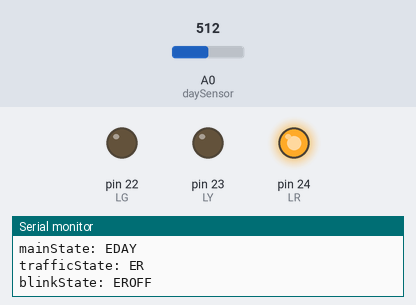
A sketch run on a simulated Arduino Mega 2560, built with avr-gcc and run on an emulated ATmega2560. Parts: output pins drawn as LEDs (lit = HIGH), the last lines printed to the serial monitor. Dashed ring = blinking. Inputs (shaded band) come from the test bench; at power-on: A0 (daySensor) = 512.

Above: at 1.2 s.
1.3 s: A0 (daySensor) set to 312
4.3 s: A0 (daySensor) set to 283
At 5.04 s:
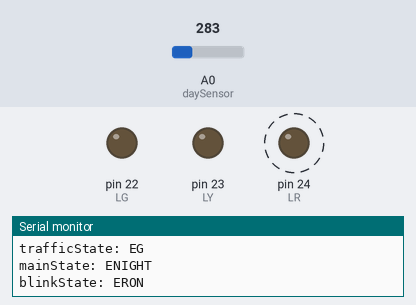
7.3 s: A0 (daySensor) set to 306
At 7.6 s:
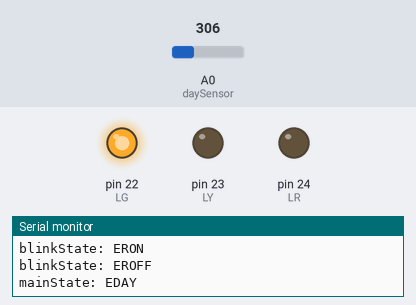
At 10.1 s:
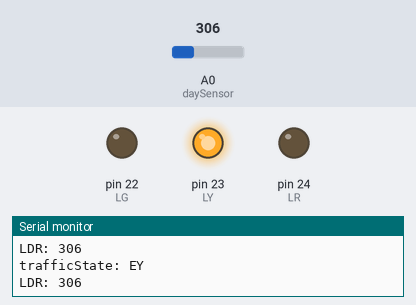
Timing chart, 0 to 16.3 s (numbered marks = the images above; inputs shaded):
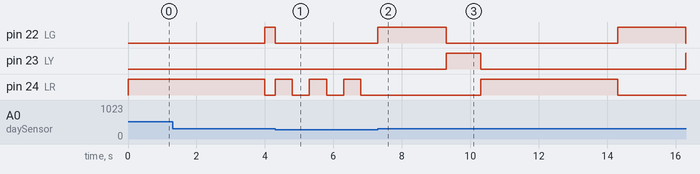

Measured:
- the behaviour switches between 301 and 300 on A0 (daySensor) (found by bisection; images 0 and 1)
- after the input at 4.3 s, pin 22 (LG): HIGH → LOW after 0.00 s instead of 1.7 s; pin 23 (LY): stays LOW (without the input it goes to HIGH after 1.7 s)
- after the input at 7.3 s, pin 22 (LG): alternates HIGH for 2.0 s and LOW for 5.0 s, starting at once; pin 23 (LY): LOW → HIGH after 2.0 s, → LOW 1.0 s later, → HIGH 6.0 s later

The sketch:

adaptiveTrafficLight.ino
```cpp
//Name: adaptiveTrafficLight
//Author: David Velasquez (dvelas25@eafit.edu.co)
//        Raul Mazo (rimazop@eafit.edu.co)
//Date: 3/11/2017
//Description: This program controls a traffic light that adapts to Day/Night context.
//             If the sensor detects that the system is in the Day State, it works as
//             a normal traffic light. In other case (Night State) it starts blinking
//             the red light. It is programmed as a Finite State Machine (FSM) algorithm.

//Library definitions

//I/O Pin labeling
//->Inputs
#define daySensor 0 //Light Dependant Resistor (LDR) daySensor on pin A0 (Analog)
//->Outputs
#define LR 24 //Red Light on pin 22
#define LY 23 //Yellow Light on pin 23
#define LG 22 //Green Light on pin 24

//FSM names labeling
//->Main FSM
#define EDAY 0  //State Day
#define ENIGHT 1  //State Night
//->Normal Traffic Light FSM
#define ER 0  //Red state
#define EG 1  //Green state
#define EY 2  //Yellow state
//->Blinking red light FSM
#define EROFF 0 //Red off state
#define ERON 1  //Red on state

//Constant definitions
const unsigned long LDRVAL = 300; //Constant ADC Value of LDR for changing from Day to Night (400 ADC)
const unsigned long TRG = 4000; //Constant time from red to green (4000 msecs)
const unsigned long TGY = 2000; //Constant time from green to yellow (2000 msecs)
const unsigned long TYR = 1000; //Constant time from yellow to red (1000 msecs)
const unsigned long TILT = 500;  //Constant time to tilt red light in night (500 msecs)

//Variables definition
//->FSM Vars
unsigned int mainState = EDAY;  //Variable to store current State for FSM Day/Night (Main FSM) initialized on EDAY
unsigned int trafficState = ER; //Variable to store current State for FSM Normal Traffic Light (Main FSM) initialized on ER
unsigned int blinkState = EROFF; //Variable to store current State for FSM blinking red light  initialized on EROFF
//->FSM Timing Vars
unsigned long tact = 0; //Variable to store actual time for all the timers
unsigned long tiniTraffic = 0;  //Variable to store initial time for Normal Traffic Light FSM
unsigned long trelTraffic = 0;  //Variable to store relative time for Normal Traffic Light FSM
unsigned long tiniBlink = 0;  //Variable to store relative time for Blinking red light FSM
unsigned long trelBlink = 0;  //Variable to store relative time for Blinking red light FSM
unsigned long tprev = 0;
//->Analog input vars
unsigned int sensorVal = 0; //Variable to store sensor LDR value in ADC (10 bits - Number between 0- 1023)

//Subroutines & Functions
//FSM normal traffic light
void fsmTraffic() {
  switch (trafficState) {
    case ER:
      //Physical Output state
      digitalWrite(LR, HIGH); //Turn red light on
      digitalWrite(LY, LOW);  //Turn yellow light off
      digitalWrite(LG, LOW);  //Turn green light off

      //Internal Variable state calculation
      trelTraffic = tact - tiniTraffic; //Calculate relative time for Traffic timer

      //Transition conditionals
      if (trelTraffic >= TRG) {
        trafficState = EG;  //Change to Green State
        Serial.println("trafficState: EG"); //Debug print current state
        tiniTraffic = millis(); //Assign new starting time for next state
      }
      break;
    case EG:
      //Physical Output state
      digitalWrite(LR, LOW); //Turn red light off
      digitalWrite(LY, LOW);  //Turn yellow light off
      digitalWrite(LG, HIGH);  //Turn green light on

      //Internal Variable state calculation
      trelTraffic = tact - tiniTraffic; //Calculate relative time for Traffic timer

      //Transition conditionals
      if (trelTraffic >= TGY) {
        trafficState = EY;  //Change to Yellow State
        Serial.println("trafficState: EY"); //Debug print current state
        tiniTraffic = millis(); //Assign new starting time for next state
      }
      break;
    case EY:
      //Physical Output state
      digitalWrite(LR, LOW); //Turn red light off
      digitalWrite(LY, HIGH);  //Turn yellow light on
      digitalWrite(LG, LOW);  //Turn green light off

      //Internal Variable state calculation
      trelTraffic = tact - tiniTraffic; //Calculate relative time for Traffic timer

      //Transition conditionals
      if (trelTraffic >= TYR) {
        trafficState = ER;  //Change to Red State
        Serial.println("trafficState: ER"); //Debug print current state
        tiniTraffic = millis(); //Assign new starting time for next state
      }
      break;
  }
}

//FSM normal traffic light
void fsmBlink() {
  switch (blinkState) {
    case EROFF:
      //Physical Output state
      digitalWrite(LR, HIGH); //Turn red light on
      digitalWrite(LY, LOW);  //Turn yellow light off
      digitalWrite(LG, LOW);  //Turn green light off

      //Internal Variable state calculation
      trelBlink = tact - tiniBlink; //Calculate relative time for Blinking timer

      //Transition conditionals
      if (trelBlink >= TILT) {
        blinkState = ERON;  //Change to Red on State
        Serial.println("blinkState: ERON"); //Debug print current state
        tiniBlink = millis(); //Assign new starting time for next state
      }
      break;
    case ERON:
      //Physical Output state
      digitalWrite(LR, LOW); //Turn red light off
      digitalWrite(LY, LOW);  //Turn yellow light off
      digitalWrite(LG, LOW);  //Turn green light off

      //Internal Variable state calculation
      trelBlink = tact - tiniBlink; //Calculate relative time for Blinking timer

      //Transition conditionals
      if (trelBlink >= TILT) {
        blinkState = EROFF;  //Change to Red off State
        Serial.println("blinkState: EROFF"); //Debug print current state
        tiniBlink = millis(); //Assign new starting time for next state
      }
      break;
  }
}

//Configuration
void setup() {
  //I/O configuration
  pinMode(LR, OUTPUT);  //Red light as Digital Output
  pinMode(LY, OUTPUT);  //Yellow light as Digital Output
  pinMode(LG, OUTPUT);  //Green light as Digital Output

  //Physical Output initial cleaning
  digitalWrite(LR, LOW); //Turn red light off
  digitalWrite(LY, LOW);  //Turn yellow light off
  digitalWrite(LG, LOW);  //Turn green light off

  //Communications
  Serial.begin(9600); //Start serial comms to debug with Serial Monitor PC (9600 bauds)
  Serial.println("mainState: EDAY");  //Debug print current state
  Serial.println("trafficState: ER");  //Debug print current state
  Serial.println("blinkState: EROFF");  //Debug print current state
  //Initial time cleaning
  tiniTraffic = millis();
  tiniBlink = millis();
}

//Run-time
void loop() {
  tact = millis();  //Take actual time for all FSM relative timing calculations
  //Main FSM
  switch (mainState) {
    case EDAY:
      //Physical Output state
      //->Controlled by FSM traffic
      fsmTraffic(); //Call FSM traffic light

      //Internal Variable state calculation
      sensorVal = analogRead(daySensor);  //Read analog value of LDR as ADC (10 bits- 0 to 1023 number)

      //Transition conditionals
      if (sensorVal <= LDRVAL) {
        mainState = ENIGHT;  //Change to Night State
        Serial.println("mainState: ENIGHT"); //Debug print current state
        tiniBlink = millis(); //Assign new starting time for next state
      }
      break;

    case ENIGHT:
      //Physical Output state
      //->Controlled by FSM traffic
      fsmBlink(); //Call FSM Blink

      //Internal Variable state calculation
      sensorVal = analogRead(daySensor);  //Read analog value of LDR as ADC (10 bits- 0 to 1023 number)

      //Transition conditionals
      if (sensorVal > LDRVAL) {
        mainState = EDAY;  //Change to Day State
        Serial.println("mainState: EDAY"); //Debug print current state
        tiniTraffic = millis(); //Assign new starting time for next state
      }
      break;
  }
  if(millis() - tprev >= 2000) {
    Serial.println("LDR: " + String(sensorVal));
    tprev = millis();
  }
}
```
